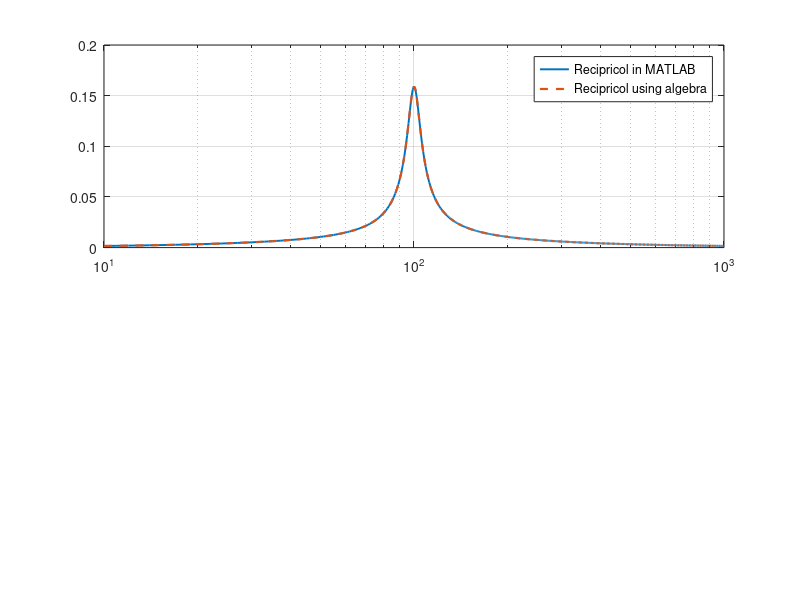

MATLAB code to generate this figure: (Note: this script raises an error after producing the figure.)
%% Part C SHO:
clc
clear
f  = 10:1:1000;
R  = 6.28;
c  = 25.3*10^-6;
m  = 0.1;
w  = 2.*pi.*f;
Zt = R + (1./(1i.*w.*c)) + 1i.*w.*m;
Yt_easy = 1./Zt;
Yt_alg  = (R - 1i.*(w.*m - (1./(w.*c))))./((R^2) + (w.*m - (1./(w.*c))).^2);

figure(1);
subplot(2,1,1); semilogx(f,abs(Yt_easy),'Linewidth',1.4); hold on;
subplot(2,1,1); semilogx(f,abs(Yt_alg),'--','Linewidth',1.6);
grid on;
legend('Recipricol in MATLAB','Recipricol using algebra');
MyGen.title_plots('Admittance Magnitude','Frequency (Hz)','Magnitude (m/(Ns))',12);
subplot(2,1,2); semilogx(f,180*angle(Yt_easy)/pi,'Linewidth',1.4); hold on;
subplot(2,1,2); semilogx(f,180*angle(Yt_alg)/pi,'--','Linewidth',1.6);
grid on;
legend('Recipricol in MATLAB','Recipricol using algebra');
MyGen.title_plots('Admittance Phase','Frequency (Hz)','Phase (deg)',12);

%% PArt C Part 4
clc
clear
f  = 10:1:1000;
R  = 6.28;
c  = 25.3*10^-6;
m  = 0.1;
w  = 2.*pi.*f;
Zt = R + (1./(1i.*w.*c)) + 1i.*w.*m;
Yt_easy = (1./Zt).*R;
Yt_alg  = ((R - 1i.*(w.*m - (1./(w.*c))))./((R^2) + (w.*m - (1./(w.*c))).^2)).*R;

figure(1);
subplot(2,1,1); semilogx(f,abs(Yt_easy),'Linewidth',1.4); hold on;
subplot(2,1,1); semilogx(f,abs(Yt_alg),'--','Linewidth',1.6);
grid on;
legend('Recipricol in MATLAB','Recipricol using algebra');
MyGen.title_plots('Admittance Magnitude Normalized','Frequency (Hz)','Normalized Magnitude',12);
subplot(2,1,2); semilogx(f,180*angle(Yt_easy)/pi,'Linewidth',1.4); hold on;
subplot(2,1,2); semilogx(f,180*angle(Yt_alg)/pi,'--','Linewidth',1.6);
grid on;
legend('Recipricol in MATLAB','Recipricol using algebra');
MyGen.title_plots('Admittance Phase','Frequency (Hz)','Phase (deg)',12);

%% PArt C Part 6
clc
clear
f  = 10:1:1000;
R  = 6.28;
c  = 25.3*10^-6;
m  = 0.1;
w  = 2.*pi.*f;
wo = sqrt(1/(m*c));
Q  = [1,10];
omega = 0.1:0.01:10;
for a = 1:length(Q)
    RvF = (1i.*omega./Q(a))./(1-(omega.^2)+(1i.*omega./Q(a)));
    figure(1);
    subplot(2,1,1); semilogx(omega,abs(RvF),'Linewidth',1.4); hold on;
    grid on;
    legend('Q = 1','Q = 10');
    MyGen.title_plots('Normalized Admittance Magnitude','Omega','Magnitude (norm)',12);
    subplot(2,1,2); semilogx(omega,180*angle(RvF)/pi,'Linewidth',1.4); hold on;
    grid on;
    legend('Q = 1','Q = 10');
    MyGen.title_plots('Normalized Admittance Phase','Omega','Phase (deg)',12);
end
